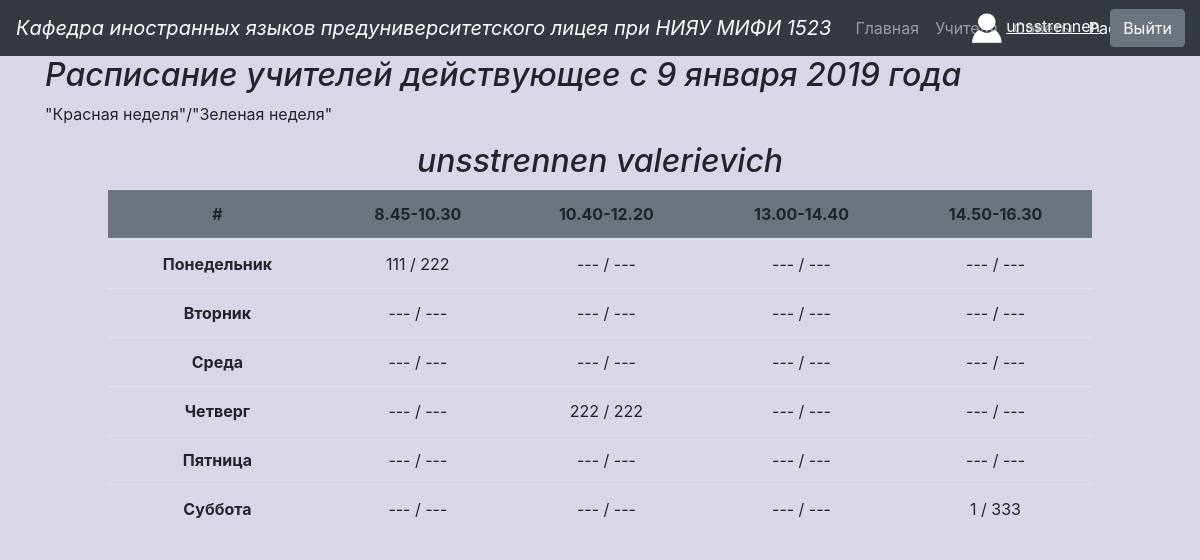
The page /timetable (signed in) on the database as committed earlier.
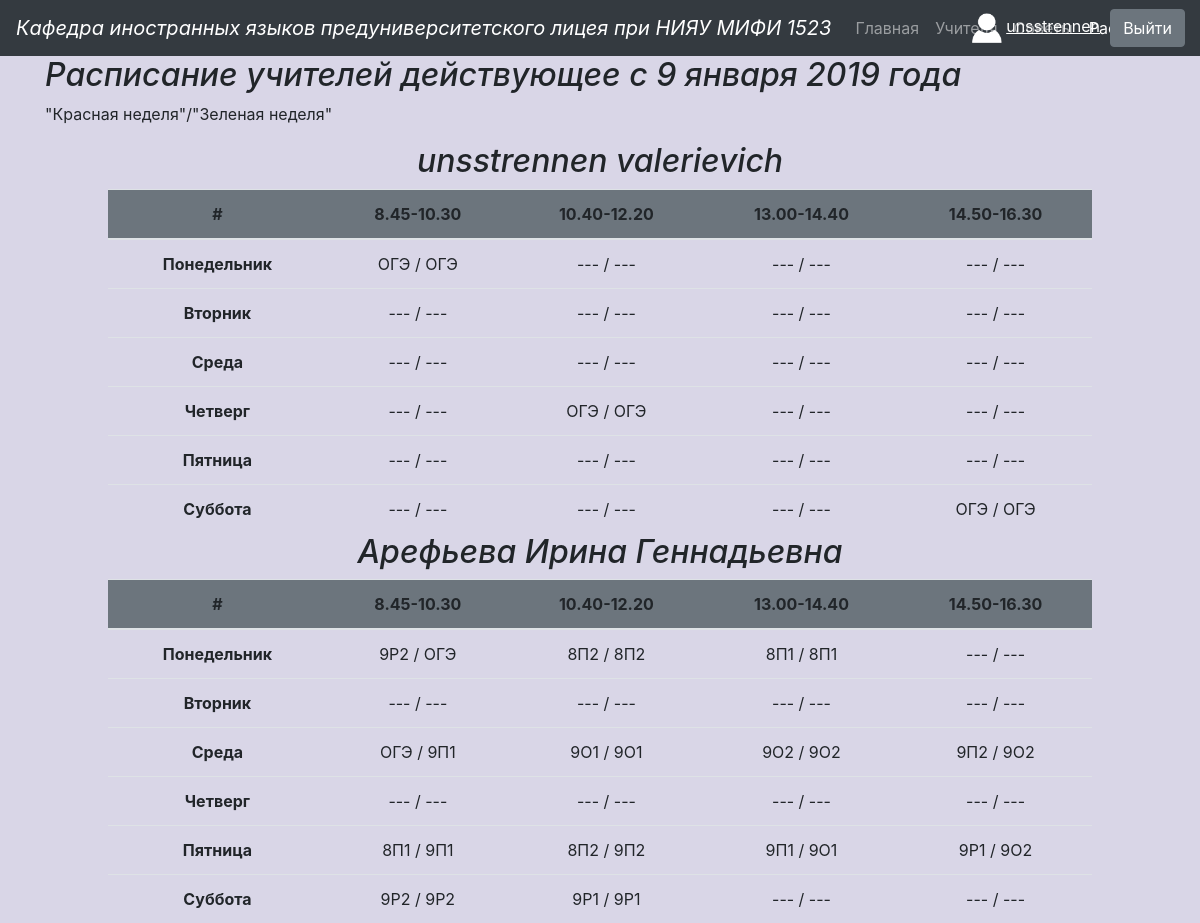
The same page on the database as committed later.
### main.py (models this page shows, shortened)
class Teacher(db.Model):
    id = db.Column(db.Integer, primary_key=True)
    username = db.Column(db.String(80), unique=True, nullable=False)
    full_name = db.Column(db.String(80), unique=False, nullable=False)
    password = db.Column(db.String(80), unique=False, nullable=False)
    accepted = db.Column(db.Boolean, unique=False)

class Timetable(db.Model):
    id = db.Column(db.Integer, primary_key=True)
    day = db.Column(db.String(30), unique=False, nullable=False)
    number = db.Column(db.Integer, unique=False, nullable=False)
    full_name = db.Column(db.String(80), unique=False, nullable=False)
    red_week = db.Column(db.String(30), unique=False, nullable=False)
    green_week = db.Column(db.String(30), unique=False, nullable=False)
    user_id = db.Column(db.Integer, unique=False, nullable=False)
    def __repr__(self):
        return '<Timetable {}/{} {}(id={}) {}/{}>'.format(
            self.day, self.number, self.full_name, self.user_id, self.red_week, self.green_week)

### main.py (the view)
@app.route('/timetable')
def timetable():
    full_dict = dict()
    for teacher in Teacher.query.all():
        if not teacher.accepted:
            continue
        teacher_dict = dict()
        for day in WEEK_DAYS:
            teacher_dict[day] = dict
        for day in WEEK_DAYS:
            day_dict = dict()
            for number in range(1, 5):
                query = Timetable.query.filter_by(day=day, number=number, user_id=teacher.id).first()
                if query is None:
                    continue
                print(query)
                x = query.red_week
                y = query.green_week
                if not x:
                    x = '---'
                if not y:
                    y = '---'
                day_dict[number] = {'red_week': x, 'green_week': y}
            teacher_dict[day] = day_dict
        full_dict[teacher.full_name] = teacher_dict
    del full_dict['admin adminovich adminov']
    print(full_dict)
    return render_template('timetable.html', session=session, teacher_data=full_dict, week_days=WEEK_DAYS, bool=bool)

### templates/timetable.html (shortened to what this page needs)
<!DOCTYPE html>
<html lang="ru">
<head>
    <link rel="stylesheet" href="{{ url_for('static', filename='css/bootstrap.min.css') }}" >
    <link rel="stylesheet" href="{{ url_for('static', filename='css/TEACHERS.css') }}" >
</head>
<body style='background-color:#d9d6e7;'>
  <nav class="navbar navbar-expand-lg navbar-dark bg-dark">
<a class="navbar-brand" href="#"><em>Кафедра иностранных языков предуниверситетского лицея при НИЯУ МИФИ 1523</em></a>
<div class="collapse navbar-collapse" id="navbarNav">
 <ul class="navbar-nav">
   <li class="nav-item">
     <a class="nav-link" href="/index">Главная</a>
   </li>
   <li class="nav-item">
     <a class="nav-link" href="/teachers">Учителя <span class="sr-only">(current)</span></a>
   </li>
   <li class="nav-item">
     <a class="nav-link" href="/advices">Советы</a>
   </li>
   <li class="nav-item active">
     <a class="nav-link" href="/timetable">Расписание</a>
   </li>
 </ul>
    {% if session['username'] %}
    <div style="position: absolute; right: 100px;">
  <img src="{{ url_for('static', filename='images/user.png') }}" width="30" height="30">
    <a href="profile" style="color: white; text-decoration: underline; display: inline;">
        {{ session['username'] }}</a>
    </div>
        <a class="btn btn-secondary" href="logout" role="button" style="position: absolute; right: 15px; display: inline;">Выйти</a>
    {% else %}
  <a class="btn btn-secondary" href="login" role="button"style="position: absolute; right: 15px; display: inline;">Войти</a>
    {% endif %}
</div>
</nav>
<div class="container">
  <h2><em>Расписание учителей действующее с 9 января 2019 года</em></h2>
  <p> "Красная неделя"/"Зеленая неделя"</p>
</div>
  {% for full_name in teacher_data.keys() %}
    <div class="text-center">
    <h2 class='my'><em>{{full_name}}</em></h2>
  </div>
  <div class="row">
    <table class="table" style="width: 80%; text-align: center; margin: auto;">
  <thead class="bg-secondary">
    <tr>
      <th scope="col">#</th>
      <th scope="col">8.45-10.30</th>
      <th scope="col">10.40-12.20</th>
      <th scope="col">13.00-14.40</th>
      <th scope="col">14.50-16.30</th>
    </tr>
  </thead>
        {% for day in week_days %}
    <tr>
      <th scope="row">{{ day }}</th>
        {% for number in range(1, 5) %}
        <td>
            {{ teacher_data[full_name][day][number]['red_week'] }}
            /
            {{ teacher_data[full_name][day][number]['green_week'] }}
        {% endfor %}
    </tr>
        {% endfor %}
    </table>
  </div>
  {% endfor %}
</body>
</html>

### static/css/TEACHERS.css (style rules this page uses)
.my { text-align: center; !important; }

Rows that differ between the two databases and show on the page:
added Teacher: full_name "Арефьева Ирина Геннадьевна", week_days "Понедельник" "Вторник" "Среда" "Четверг" "Пятница" "Суббота", full_name.red_week "9P2" "8П2" "8П1" "---" "---" "---" "---" "---" "ОГЭ" "9О1" "9О2" "9П2" "---" "---" "---" "---" "8П1" "8П2" "9П1" "9Р1" "9P2" "9Р1" "---" "---", full_name.green_week "ОГЭ" "8П2" "8П1" "---" "---" "---" "---" "---" "9П1" "9О1" "9О2" "9О2" "---" "---" "---" "---" "9П1" "9П2" "9О1" "9О2" "9P2" "9Р1" "---" "---"
Other text that changed with them:
list line gone: "111 / 222"
new list line: "ОГЭ / ОГЭ"
list line gone: "222 / 222"
list line gone: "1 / 333"
